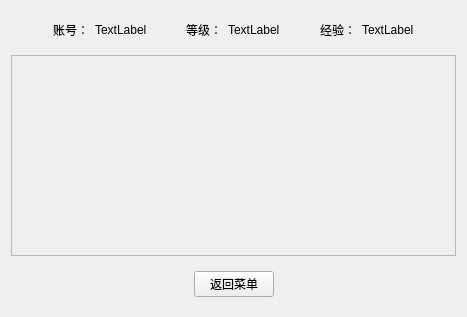
<?xml version="1.0" encoding="UTF-8"?>
<ui version="4.0">
 <class>SelectLevel</class>
 <widget class="QWidget" name="SelectLevel">
  <property name="geometry">
   <rect>
    <x>0</x>
    <y>0</y>
    <width>467</width>
    <height>317</height>
   </rect>
  </property>
  <property name="windowTitle">
   <string>Form</string>
  </property>
  <layout class="QVBoxLayout" name="verticalLayout">
   <item>
    <widget class="QWidget" name="widget" native="true">
     <layout class="QHBoxLayout" name="horizontalLayout">
      <item>
       <spacer name="horizontalSpacer_3">
        <property name="orientation">
         <enum>Qt::Horizontal</enum>
        </property>
        <property name="sizeHint" stdset="0">
         <size>
          <width>40</width>
          <height>20</height>
         </size>
        </property>
       </spacer>
      </item>
      <item>
       <widget class="QLabel" name="label">
        <property name="text">
         <string>账号：</string>
        </property>
       </widget>
      </item>
      <item>
       <widget class="QLabel" name="accountLab">
        <property name="text">
         <string>TextLabel</string>
        </property>
       </widget>
      </item>
      <item>
       <spacer name="horizontalSpacer">
        <property name="orientation">
         <enum>Qt::Horizontal</enum>
        </property>
        <property name="sizeHint" stdset="0">
         <size>
          <width>40</width>
          <height>20</height>
         </size>
        </property>
       </spacer>
      </item>
      <item>
       <widget class="QLabel" name="label_3">
        <property name="text">
         <string>等级：</string>
        </property>
       </widget>
      </item>
      <item>
       <widget class="QLabel" name="gradeLab">
        <property name="text">
         <string>TextLabel</string>
        </property>
       </widget>
      </item>
      <item>
       <spacer name="horizontalSpacer_2">
        <property name="orientation">
         <enum>Qt::Horizontal</enum>
        </property>
        <property name="sizeHint" stdset="0">
         <size>
          <width>40</width>
          <height>20</height>
         </size>
        </property>
       </spacer>
      </item>
      <item>
       <widget class="QLabel" name="label_7">
        <property name="text">
         <string>经验：</string>
        </property>
       </widget>
      </item>
      <item>
       <widget class="QLabel" name="expLab">
        <property name="text">
         <string>TextLabel</string>
        </property>
       </widget>
      </item>
      <item>
       <spacer name="horizontalSpacer_4">
        <property name="orientation">
         <enum>Qt::Horizontal</enum>
        </property>
        <property name="sizeHint" stdset="0">
         <size>
          <width>40</width>
          <height>20</height>
         </size>
        </property>
       </spacer>
      </item>
     </layout>
    </widget>
   </item>
   <item>
    <widget class="QScrollArea" name="scrollArea">
     <property name="widgetResizable">
      <bool>true</bool>
     </property>
     <widget class="QWidget" name="scrollAreaWidgetContents">
      <property name="geometry">
       <rect>
        <x>0</x>
        <y>0</y>
        <width>447</width>
        <height>206</height>
       </rect>
      </property>
     </widget>
    </widget>
   </item>
   <item>
    <widget class="QWidget" name="widget_2" native="true">
     <layout class="QHBoxLayout" name="horizontalLayout_2">
      <item>
       <spacer name="horizontalSpacer_5">
        <property name="orientation">
         <enum>Qt::Horizontal</enum>
        </property>
        <property name="sizeHint" stdset="0">
         <size>
          <width>40</width>
          <height>20</height>
         </size>
        </property>
       </spacer>
      </item>
      <item>
       <widget class="QPushButton" name="confirmBtn">
        <property name="text">
         <string>返回菜单</string>
        </property>
       </widget>
      </item>
      <item>
       <spacer name="horizontalSpacer_6">
        <property name="orientation">
         <enum>Qt::Horizontal</enum>
        </property>
        <property name="sizeHint" stdset="0">
         <size>
          <width>40</width>
          <height>20</height>
         </size>
        </property>
       </spacer>
      </item>
     </layout>
    </widget>
   </item>
  </layout>
 </widget>
 <resources/>
 <connections/>
</ui>
